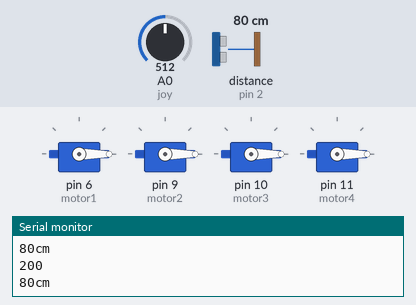
The sketch below on a simulated Arduino Uno, built with avr-gcc and run on an emulated ATmega328P. Shown: 4 × servo, the last lines printed to the serial monitor. Wiring (inferred from the names in the program): ultrasonic range finder: trigger pin 3; echo pin 2. The test bench sets the inputs (shaded band); at power-on: distance to the obstacle (sensor on pin 2) 80 cm, A0 (joy) = 512. The echo pulse lasts 58.3 µs per cm.

Above: at 4.2 s.
4.3 s: distance to the obstacle (sensor on pin 2) set to 9 cm
At 4.58 s:
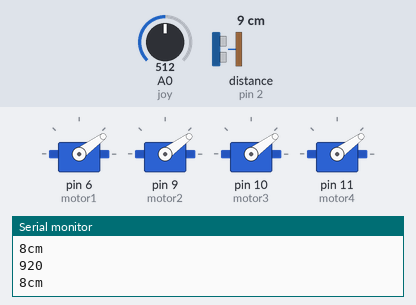
7.3 s: A0 (joy) set to 537
10.3 s: A0 (joy) set to 560
11.8 s: A0 (joy) set to 716
At 13.0 s:
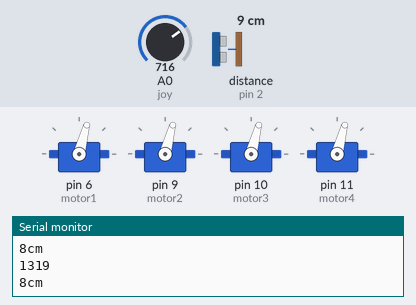
13.3 s: distance to the obstacle (sensor on pin 2) set to 2 cm
At 14.2 s:
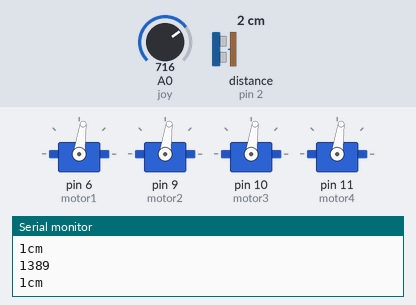
14.9 s: A0 (joy) set to 900
At 16.0 s:
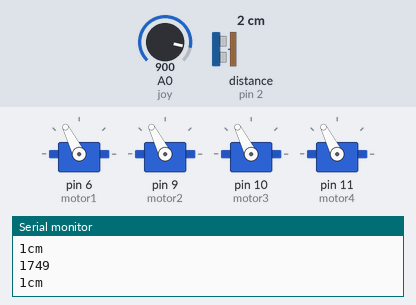
Timing chart, 0 to 17.4 s (numbered marks = the images above; inputs shaded):
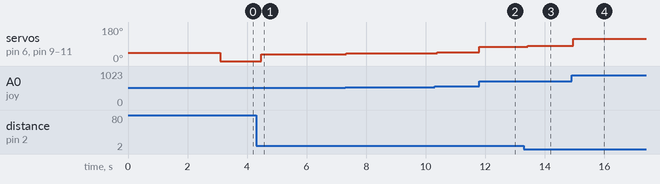

The sketch:

flight.ino
```cpp
#include <Servo.h>


const int joy = A0;
const int trigPin = 3;
const int echoPin = 2;


Servo motor1;
Servo motor2;
Servo motor3;
Servo motor4;


void setup() {
  pinMode(trigPin, OUTPUT);
  pinMode(echoPin, INPUT);
  motor1.attach(6);
  motor2.attach(9);
  motor3.attach(10);
  motor4.attach(11);


  pinMode(joy, INPUT);


  motor1.writeMicroseconds(1000);
  motor2.writeMicroseconds(1000);
  motor3.writeMicroseconds(1000);
  motor4.writeMicroseconds(1000);
  Serial.begin(9600);
  delay(3000);
}


void loop() {
  long duration, cm;


  digitalWrite(trigPin, LOW);
  delayMicroseconds(2);
  digitalWrite(trigPin, HIGH);
  delayMicroseconds(5);
  digitalWrite(trigPin, LOW);


  duration = pulseIn(echoPin, HIGH);


  // convert the time into a distance
  cm = microsecondsToCentimetres(duration);

  Serial.print(cm);
  Serial.print("cm");
  Serial.println();
  delay(100);


  int speed = map(analogRead(joy), 0, 1023, 0, 2000);
  int speeds=(speed-10*cm);
  Serial.println(speeds);
  if(cm>150){
    while(cm>150){
      speeds--;
      motor1.writeMicroseconds(speeds);
      motor2.writeMicroseconds(speeds);
      motor3.writeMicroseconds(speeds);
      motor4.writeMicroseconds(speeds);

      digitalWrite(trigPin, LOW);
      delayMicroseconds(2);
      digitalWrite(trigPin, HIGH);
      delayMicroseconds(10);
      digitalWrite(trigPin, LOW);

      duration = pulseIn(echoPin, HIGH);
      cm = microsecondsToCentimetres(duration);
    }

  }
  else{
    motor1.writeMicroseconds(speeds);
    motor2.writeMicroseconds(speeds);
    motor3.writeMicroseconds(speeds);
    motor4.writeMicroseconds(speeds);

  }


}


long microsecondsToCentimetres(long microseconds)
{
  return microseconds / 29 / 2;
}
```

Measured:
- after the input at 4.3 s, servo on pin 6 (motor1), servo on pin 9 (motor2), servo on pin 10 (motor3), servo on pin 11 (motor4): alternates 36° for 0.20 s and 35° for 0.10 s, starting after 0.18 s
- after the input at 11.8 s, servo on pin 6 (motor1), servo on pin 9 (motor2), servo on pin 10 (motor3), servo on pin 11 (motor4): 46° → 75° at once
- after the input at 13.3 s, servo on pin 6 (motor1), servo on pin 9 (motor2), servo on pin 10 (motor3), servo on pin 11 (motor4): 75° → 82° after 0.13 s
- after the input at 14.9 s, servo on pin 6 (motor1), servo on pin 9 (motor2), servo on pin 10 (motor3), servo on pin 11 (motor4): 82° → 117° after 0.05 s
